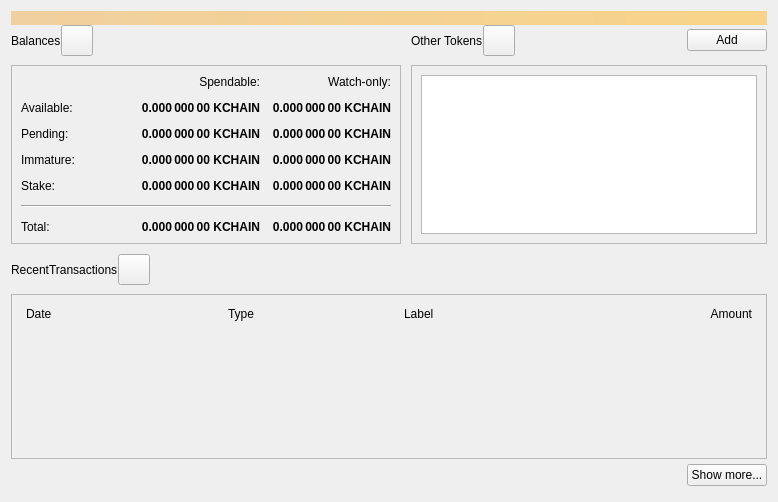
<?xml version="1.0" encoding="UTF-8"?>
<ui version="4.0">
 <class>OverviewPage</class>
 <widget class="QWidget" name="OverviewPage">
  <property name="geometry">
   <rect>
    <x>0</x>
    <y>0</y>
    <width>778</width>
    <height>502</height>
   </rect>
  </property>
  <property name="windowTitle">
   <string>Form</string>
  </property>
  <layout class="QVBoxLayout" name="topLayout">
   <property name="spacing">
    <number>0</number>
   </property>
   <item>
    <widget class="QLabel" name="labelAlerts">
     <property name="visible">
      <bool>false</bool>
     </property>
     <property name="styleSheet">
      <string notr="true">QLabel { background-color: qlineargradient(x1: 0, y1: 0, x2: 1, y2: 0, stop:0 #F0D0A0, stop:1 #F8D488); color:#000000; }</string>
     </property>
     <property name="wordWrap">
      <bool>true</bool>
     </property>
     <property name="margin">
      <number>3</number>
     </property>
     <property name="textInteractionFlags">
      <set>Qt::TextSelectableByMouse</set>
     </property>
    </widget>
   </item>
   <item>
    <layout class="QGridLayout" name="gridLayout_2">
     <item row="0" column="2">
      <layout class="QHBoxLayout" name="horizontalLayout_4">
       <property name="bottomMargin">
        <number>9</number>
       </property>
       <item>
        <widget class="QLabel" name="labelTokens">
         <property name="text">
          <string>Other Tokens</string>
         </property>
        </widget>
       </item>
       <item>
        <widget class="QToolButton" name="labelTokenStatus">
         <property name="toolTip">
          <string>The displayed information may be out of date. Your wallet automatically synchronizes with the Qtum network after a connection is established, but this process has not completed yet.</string>
         </property>
         <property name="text">
          <string/>
         </property>
         <property name="iconSize">
          <size>
           <width>24</width>
           <height>24</height>
          </size>
         </property>
         <property name="flat" stdset="0">
          <bool>false</bool>
         </property>
        </widget>
       </item>
       <item>
        <spacer name="horizontalSpacer_7">
         <property name="orientation">
          <enum>Qt::Horizontal</enum>
         </property>
         <property name="sizeHint" stdset="0">
          <size>
           <width>40</width>
           <height>20</height>
          </size>
         </property>
        </spacer>
       </item>
       <item>
        <widget class="QPushButton" name="buttonAddToken">
         <property name="text">
          <string>Add</string>
         </property>
        </widget>
       </item>
      </layout>
     </item>
     <item row="1" column="2">
      <widget class="QFrame" name="frameOtherTokens">
       <property name="minimumSize">
        <size>
         <width>0</width>
         <height>100</height>
        </size>
       </property>
       <property name="frameShape">
        <enum>QFrame::StyledPanel</enum>
       </property>
       <property name="frameShadow">
        <enum>QFrame::Raised</enum>
       </property>
       <layout class="QVBoxLayout" name="verticalLayout_10">
        <item>
         <widget class="QListView" name="listTokens">
          <property name="enabled">
           <bool>true</bool>
          </property>
         </widget>
        </item>
       </layout>
      </widget>
     </item>
     <item row="1" column="0">
      <widget class="QFrame" name="frameBalances">
       <property name="frameShape">
        <enum>QFrame::StyledPanel</enum>
       </property>
       <property name="frameShadow">
        <enum>QFrame::Raised</enum>
       </property>
       <layout class="QVBoxLayout" name="verticalLayout_4">
        <item>
         <layout class="QGridLayout" name="gridLayout">
          <property name="spacing">
           <number>12</number>
          </property>
          <item row="2" column="3">
           <widget class="QLabel" name="labelWatchPending">
            <property name="font">
             <font>
              <weight>75</weight>
              <bold>true</bold>
             </font>
            </property>
            <property name="cursor">
             <cursorShape>IBeamCursor</cursorShape>
            </property>
            <property name="toolTip">
             <string>Unconfirmed transactions to watch-only addresses</string>
            </property>
            <property name="text">
             <string notr="true">0.000 000 00 KCHAIN</string>
            </property>
            <property name="alignment">
             <set>Qt::AlignRight|Qt::AlignTrailing|Qt::AlignVCenter</set>
            </property>
            <property name="textInteractionFlags">
             <set>Qt::LinksAccessibleByMouse|Qt::TextSelectableByKeyboard|Qt::TextSelectableByMouse</set>
            </property>
           </widget>
          </item>
          <item row="2" column="2">
           <widget class="QLabel" name="labelUnconfirmed">
            <property name="font">
             <font>
              <weight>75</weight>
              <bold>true</bold>
             </font>
            </property>
            <property name="cursor">
             <cursorShape>IBeamCursor</cursorShape>
            </property>
            <property name="toolTip">
             <string>Total of transactions that have yet to be confirmed, and do not yet count toward the spendable balance</string>
            </property>
            <property name="text">
             <string notr="true">0.000 000 00 KCHAIN</string>
            </property>
            <property name="alignment">
             <set>Qt::AlignRight|Qt::AlignTrailing|Qt::AlignVCenter</set>
            </property>
            <property name="textInteractionFlags">
             <set>Qt::LinksAccessibleByMouse|Qt::TextSelectableByKeyboard|Qt::TextSelectableByMouse</set>
            </property>
           </widget>
          </item>
          <item row="3" column="2">
           <widget class="QLabel" name="labelImmature">
            <property name="font">
             <font>
              <weight>75</weight>
              <bold>true</bold>
             </font>
            </property>
            <property name="cursor">
             <cursorShape>IBeamCursor</cursorShape>
            </property>
            <property name="toolTip">
             <string>Mined balance that has not yet matured</string>
            </property>
            <property name="text">
             <string notr="true">0.000 000 00 KCHAIN</string>
            </property>
            <property name="alignment">
             <set>Qt::AlignRight|Qt::AlignTrailing|Qt::AlignVCenter</set>
            </property>
            <property name="textInteractionFlags">
             <set>Qt::LinksAccessibleByMouse|Qt::TextSelectableByKeyboard|Qt::TextSelectableByMouse</set>
            </property>
           </widget>
          </item>
          <item row="3" column="0">
           <widget class="QLabel" name="labelImmatureText">
            <property name="text">
             <string>Immature:</string>
            </property>
           </widget>
          </item>
          <item row="0" column="3">
           <widget class="QLabel" name="labelWatchonly">
            <property name="text">
             <string>Watch-only:</string>
            </property>
            <property name="alignment">
             <set>Qt::AlignRight|Qt::AlignTrailing|Qt::AlignVCenter</set>
            </property>
           </widget>
          </item>
          <item row="1" column="0">
           <widget class="QLabel" name="labelBalanceText">
            <property name="text">
             <string>Available:</string>
            </property>
           </widget>
          </item>
          <item row="1" column="2">
           <widget class="QLabel" name="labelBalance">
            <property name="font">
             <font>
              <weight>75</weight>
              <bold>true</bold>
             </font>
            </property>
            <property name="cursor">
             <cursorShape>IBeamCursor</cursorShape>
            </property>
            <property name="toolTip">
             <string>Your current spendable balance</string>
            </property>
            <property name="text">
             <string notr="true">0.000 000 00 KCHAIN</string>
            </property>
            <property name="alignment">
             <set>Qt::AlignRight|Qt::AlignTrailing|Qt::AlignVCenter</set>
            </property>
            <property name="textInteractionFlags">
             <set>Qt::LinksAccessibleByMouse|Qt::TextSelectableByKeyboard|Qt::TextSelectableByMouse</set>
            </property>
           </widget>
          </item>
          <item row="1" column="3">
           <widget class="QLabel" name="labelWatchAvailable">
            <property name="font">
             <font>
              <weight>75</weight>
              <bold>true</bold>
             </font>
            </property>
            <property name="cursor">
             <cursorShape>IBeamCursor</cursorShape>
            </property>
            <property name="toolTip">
             <string>Your current balance in watch-only addresses</string>
            </property>
            <property name="text">
             <string notr="true">0.000 000 00 KCHAIN</string>
            </property>
            <property name="alignment">
             <set>Qt::AlignRight|Qt::AlignTrailing|Qt::AlignVCenter</set>
            </property>
            <property name="textInteractionFlags">
             <set>Qt::LinksAccessibleByMouse|Qt::TextSelectableByKeyboard|Qt::TextSelectableByMouse</set>
            </property>
           </widget>
          </item>
          <item row="2" column="0">
           <widget class="QLabel" name="labelPendingText">
            <property name="text">
             <string>Pending:</string>
            </property>
           </widget>
          </item>
          <item row="0" column="2">
           <widget class="QLabel" name="labelSpendable">
            <property name="text">
             <string>Spendable:</string>
            </property>
            <property name="alignment">
             <set>Qt::AlignRight|Qt::AlignTrailing|Qt::AlignVCenter</set>
            </property>
           </widget>
          </item>
          <item row="4" column="0">
           <widget class="QLabel" name="labelStakeText">
            <property name="text">
             <string>Stake:</string>
            </property>
           </widget>
          </item>
          <item row="4" column="2">
           <widget class="QLabel" name="labelStake">
            <property name="font">
             <font>
              <weight>75</weight>
              <bold>true</bold>
             </font>
            </property>
            <property name="text">
             <string>0.000 000 00 KCHAIN</string>
            </property>
            <property name="alignment">
             <set>Qt::AlignRight|Qt::AlignTrailing|Qt::AlignVCenter</set>
            </property>
            <property name="textInteractionFlags">
             <set>Qt::LinksAccessibleByMouse|Qt::TextSelectableByKeyboard|Qt::TextSelectableByMouse</set>
            </property>
           </widget>
          </item>
          <item row="4" column="3">
           <widget class="QLabel" name="labelWatchStake">
            <property name="font">
             <font>
              <weight>75</weight>
              <bold>true</bold>
             </font>
            </property>
            <property name="text">
             <string>0.000 000 00 KCHAIN</string>
            </property>
            <property name="alignment">
             <set>Qt::AlignRight|Qt::AlignTrailing|Qt::AlignVCenter</set>
            </property>
            <property name="textInteractionFlags">
             <set>Qt::LinksAccessibleByMouse|Qt::TextSelectableByKeyboard|Qt::TextSelectableByMouse</set>
            </property>
           </widget>
          </item>
          <item row="3" column="3">
           <widget class="QLabel" name="labelWatchImmature">
            <property name="font">
             <font>
              <weight>75</weight>
              <bold>true</bold>
             </font>
            </property>
            <property name="cursor">
             <cursorShape>IBeamCursor</cursorShape>
            </property>
            <property name="toolTip">
             <string>Mined balance in watch-only addresses that has not yet matured</string>
            </property>
            <property name="text">
             <string notr="true">0.000 000 00 KCHAIN</string>
            </property>
            <property name="alignment">
             <set>Qt::AlignRight|Qt::AlignTrailing|Qt::AlignVCenter</set>
            </property>
            <property name="textInteractionFlags">
             <set>Qt::LinksAccessibleByMouse|Qt::TextSelectableByKeyboard|Qt::TextSelectableByMouse</set>
            </property>
           </widget>
          </item>
          <item row="7" column="3">
           <widget class="QLabel" name="labelWatchTotal">
            <property name="font">
             <font>
              <weight>75</weight>
              <bold>true</bold>
             </font>
            </property>
            <property name="cursor">
             <cursorShape>IBeamCursor</cursorShape>
            </property>
            <property name="toolTip">
             <string>Current total balance in watch-only addresses</string>
            </property>
            <property name="text">
             <string notr="true">0.000 000 00 KCHAIN</string>
            </property>
            <property name="alignment">
             <set>Qt::AlignRight|Qt::AlignTrailing|Qt::AlignVCenter</set>
            </property>
            <property name="textInteractionFlags">
             <set>Qt::LinksAccessibleByMouse|Qt::TextSelectableByKeyboard|Qt::TextSelectableByMouse</set>
            </property>
           </widget>
          </item>
          <item row="5" column="0" colspan="4">
           <spacer name="verticalSpacer">
            <property name="orientation">
             <enum>Qt::Vertical</enum>
            </property>
            <property name="sizeHint" stdset="0">
             <size>
              <width>20</width>
              <height>40</height>
             </size>
            </property>
           </spacer>
          </item>
          <item row="7" column="2">
           <widget class="QLabel" name="labelTotal">
            <property name="font">
             <font>
              <weight>75</weight>
              <bold>true</bold>
             </font>
            </property>
            <property name="cursor">
             <cursorShape>IBeamCursor</cursorShape>
            </property>
            <property name="toolTip">
             <string>Your current total balance</string>
            </property>
            <property name="text">
             <string notr="true">0.000 000 00 KCHAIN</string>
            </property>
            <property name="alignment">
             <set>Qt::AlignRight|Qt::AlignTrailing|Qt::AlignVCenter</set>
            </property>
            <property name="textInteractionFlags">
             <set>Qt::LinksAccessibleByMouse|Qt::TextSelectableByKeyboard|Qt::TextSelectableByMouse</set>
            </property>
           </widget>
          </item>
          <item row="0" column="1" rowspan="5">
           <spacer name="horizontalSpacer_5">
            <property name="orientation">
             <enum>Qt::Horizontal</enum>
            </property>
            <property name="sizeHint" stdset="0">
             <size>
              <width>40</width>
              <height>20</height>
             </size>
            </property>
           </spacer>
          </item>
          <item row="7" column="0">
           <widget class="QLabel" name="labelTotalText">
            <property name="text">
             <string>Total:        </string>
            </property>
           </widget>
          </item>
          <item row="6" column="0" colspan="4">
           <widget class="Line" name="hLine">
            <property name="orientation">
             <enum>Qt::Horizontal</enum>
            </property>
           </widget>
          </item>
         </layout>
        </item>
       </layout>
      </widget>
     </item>
     <item row="0" column="0">
      <layout class="QHBoxLayout" name="horizontalLayout_2">
       <property name="bottomMargin">
        <number>9</number>
       </property>
       <item>
        <widget class="QLabel" name="labelBalances">
         <property name="text">
          <string>Balances</string>
         </property>
        </widget>
       </item>
       <item>
        <widget class="QToolButton" name="labelWalletStatus">
         <property name="enabled">
          <bool>true</bool>
         </property>
         <property name="toolTip">
          <string>The displayed information may be out of date. Your wallet automatically synchronizes with the Qtum network after a connection is established, but this process has not completed yet.</string>
         </property>
         <property name="text">
          <string/>
         </property>
         <property name="icon">
          <iconset>
           <normaloff>:/icons/warning</normaloff>
           <disabledoff>:/icons/warning</disabledoff>:/icons/warning</iconset>
         </property>
         <property name="iconSize">
          <size>
           <width>24</width>
           <height>24</height>
          </size>
         </property>
         <property name="flat" stdset="0">
          <bool>false</bool>
         </property>
        </widget>
       </item>
       <item>
        <spacer name="horizontalSpacer">
         <property name="orientation">
          <enum>Qt::Horizontal</enum>
         </property>
         <property name="sizeHint" stdset="0">
          <size>
           <width>40</width>
           <height>20</height>
          </size>
         </property>
        </spacer>
       </item>
      </layout>
     </item>
     <item row="0" column="1" rowspan="2">
      <spacer name="horizontalSpacer_4">
       <property name="orientation">
        <enum>Qt::Horizontal</enum>
       </property>
       <property name="sizeType">
        <enum>QSizePolicy::Fixed</enum>
       </property>
       <property name="sizeHint" stdset="0">
        <size>
         <width>10</width>
         <height>20</height>
        </size>
       </property>
      </spacer>
     </item>
    </layout>
   </item>
   <item>
    <spacer name="verticalSpacer_4">
     <property name="orientation">
      <enum>Qt::Vertical</enum>
     </property>
     <property name="sizeType">
      <enum>QSizePolicy::Fixed</enum>
     </property>
     <property name="sizeHint" stdset="0">
      <size>
       <width>20</width>
       <height>10</height>
      </size>
     </property>
    </spacer>
   </item>
   <item>
    <layout class="QHBoxLayout" name="horizontalLayout_6">
     <property name="bottomMargin">
      <number>9</number>
     </property>
     <item>
      <widget class="QLabel" name="labelRecentTransactions">
       <property name="text">
        <string>RecentTransactions</string>
       </property>
      </widget>
     </item>
     <item>
      <widget class="QToolButton" name="labelTransactionsStatus">
       <property name="enabled">
        <bool>true</bool>
       </property>
       <property name="toolTip">
        <string>The displayed information may be out of date. Your wallet automatically synchronizes with the Qtum network after a connection is established, but this process has not completed yet.</string>
       </property>
       <property name="text">
        <string/>
       </property>
       <property name="icon">
        <iconset>
         <normaloff>:/icons/warning</normaloff>
         <disabledoff>:/icons/warning</disabledoff>:/icons/warning</iconset>
       </property>
       <property name="iconSize">
        <size>
         <width>24</width>
         <height>24</height>
        </size>
       </property>
       <property name="flat" stdset="0">
        <bool>false</bool>
       </property>
      </widget>
     </item>
     <item>
      <spacer name="horizontalSpacer_3">
       <property name="orientation">
        <enum>Qt::Horizontal</enum>
       </property>
       <property name="sizeHint" stdset="0">
        <size>
         <width>40</width>
         <height>20</height>
        </size>
       </property>
      </spacer>
     </item>
    </layout>
   </item>
   <item>
    <layout class="QVBoxLayout" name="verticalLayout_3">
     <item>
      <widget class="QFrame" name="frameRecentTransactions">
       <property name="frameShape">
        <enum>QFrame::StyledPanel</enum>
       </property>
       <property name="frameShadow">
        <enum>QFrame::Raised</enum>
       </property>
       <layout class="QVBoxLayout" name="verticalLayout_8">
        <item>
         <layout class="QHBoxLayout" name="horizontalLayout_3">
          <property name="spacing">
           <number>5</number>
          </property>
          <property name="leftMargin">
           <number>5</number>
          </property>
          <property name="rightMargin">
           <number>5</number>
          </property>
          <item>
           <widget class="QLabel" name="labelDate">
            <property name="text">
             <string>Date</string>
            </property>
           </widget>
          </item>
          <item>
           <spacer name="horizontalSpacer_2">
            <property name="orientation">
             <enum>Qt::Horizontal</enum>
            </property>
            <property name="sizeType">
             <enum>QSizePolicy::Fixed</enum>
            </property>
            <property name="sizeHint" stdset="0">
             <size>
              <width>25</width>
              <height>20</height>
             </size>
            </property>
           </spacer>
          </item>
          <item>
           <widget class="QLabel" name="labelType">
            <property name="text">
             <string>Type</string>
            </property>
           </widget>
          </item>
          <item>
           <widget class="QLabel" name="labelAddress">
            <property name="text">
             <string>Label</string>
            </property>
           </widget>
          </item>
          <item>
           <widget class="QLabel" name="labelAmount">
            <property name="text">
             <string>Amount</string>
            </property>
            <property name="alignment">
             <set>Qt::AlignRight|Qt::AlignTrailing|Qt::AlignVCenter</set>
            </property>
           </widget>
          </item>
         </layout>
        </item>
        <item>
         <widget class="QListView" name="listTransactions">
          <property name="styleSheet">
           <string notr="true">QListView { background: transparent; }</string>
          </property>
          <property name="frameShape">
           <enum>QFrame::NoFrame</enum>
          </property>
          <property name="verticalScrollBarPolicy">
           <enum>Qt::ScrollBarAlwaysOff</enum>
          </property>
          <property name="horizontalScrollBarPolicy">
           <enum>Qt::ScrollBarAlwaysOff</enum>
          </property>
         </widget>
        </item>
       </layout>
      </widget>
     </item>
     <item>
      <layout class="QHBoxLayout" name="horizontalLayout">
       <property name="topMargin">
        <number>5</number>
       </property>
       <property name="bottomMargin">
        <number>5</number>
       </property>
       <item>
        <spacer name="horizontalSpacer_6">
         <property name="orientation">
          <enum>Qt::Horizontal</enum>
         </property>
         <property name="sizeHint" stdset="0">
          <size>
           <width>40</width>
           <height>20</height>
          </size>
         </property>
        </spacer>
       </item>
       <item>
        <widget class="QPushButton" name="showMoreButton">
         <property name="text">
          <string>Show more...</string>
         </property>
        </widget>
       </item>
      </layout>
     </item>
    </layout>
   </item>
  </layout>
 </widget>
 <resources/>
 <connections/>
</ui>
